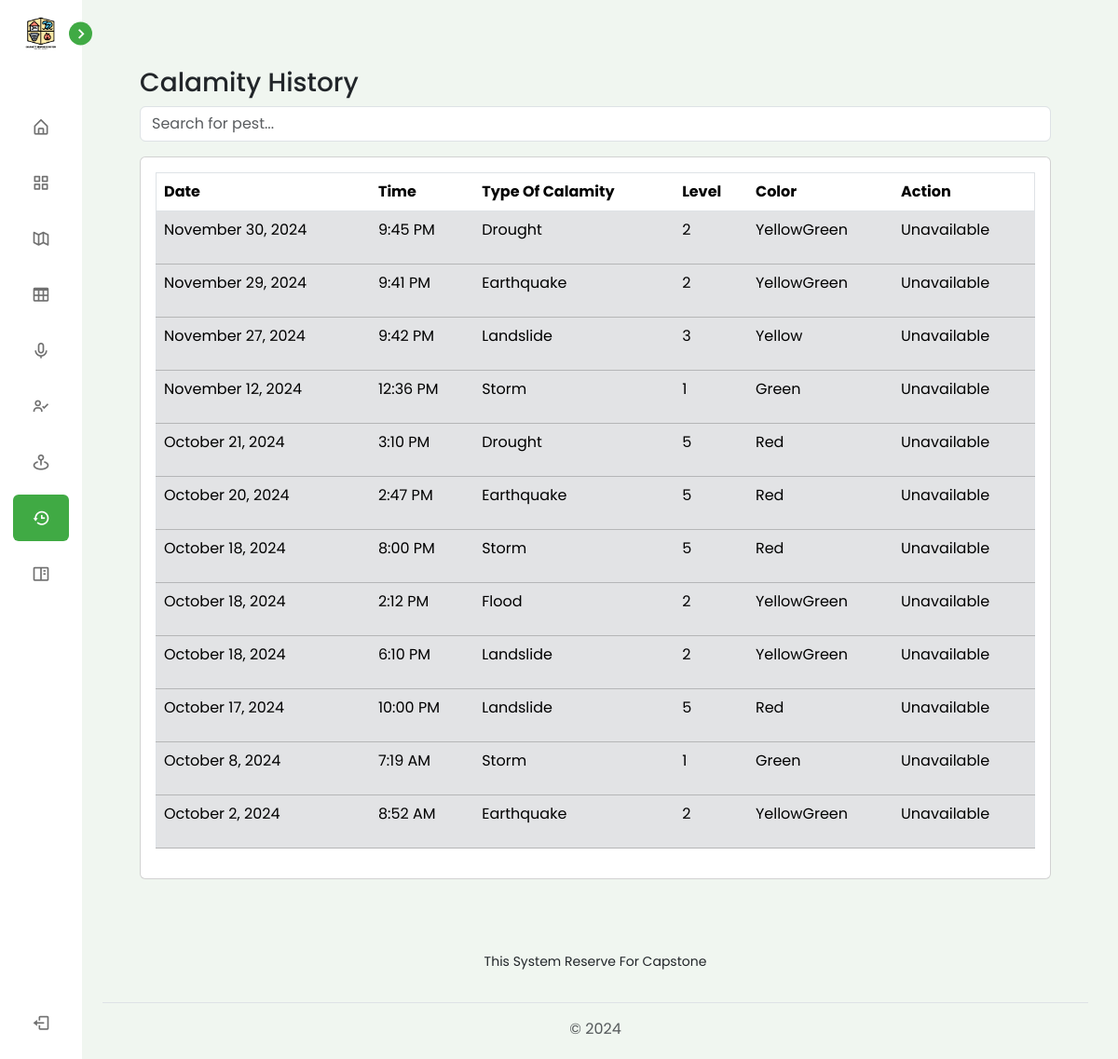
Page /view/pages/admin/history.php (signed in) on the committed database.
### tables this page shows
CREATE TABLE `tbl_calamity` (
  `id` int(11) NOT NULL,
  `calamity_id` varchar(255) NOT NULL,
  `calamity_type_id` varchar(255) NOT NULL,
  `calamity_status_id` varchar(255) NOT NULL,
  `calamity_description` varchar(255) NOT NULL,
  `calamity_active` tinyint(1) NOT NULL,
  `calamity_date` date NOT NULL,
  `calamity_time` time NOT NULL
);

CREATE TABLE `tbl_type_of_calamity` (
  `id` int(11) NOT NULL,
  `type_calamity_id` varchar(255) NOT NULL,
  `type_calamity_type` varchar(255) NOT NULL,
  `type_calamity_description` varchar(255) NOT NULL
);

CREATE TABLE `tbl_calamity_status` (
  `id` int(11) NOT NULL,
  `status_id` varchar(255) NOT NULL,
  `status_level` varchar(255) NOT NULL,
  `status_color` varchar(255) NOT NULL,
  `status_description` varchar(255) NOT NULL
);

### connection/connection.php (called while the page is built, shortened)
<?php
class config {
    public function __construct(){
        $dsn = "mysql:host=".H.";dbname=".DB;
        $username = U;
        $password = P;
        try {
            $this->pdo = new PDO($dsn, $username, $password);
        } catch (PDOException $e) {
            die("Connection failed: " . $e->getMessage());
        }
    }
}
?>

### controller/CalamityController.php (called while the page is built, shortened)
<?php
require_once('../../../services/CalamityServices.php');
$calamityService = new CalamityServices();
?>

### services/CalamityServices.php (called while the page is built, shortened)
<?php
require_once("../../../connection/connection.php");
class CalamityServices extends config {
    public function getNotActiveCalamity() {
        try {
            $query = "SELECT
                            c.id,
                            c.calamity_active,
                            c.calamity_date,
                            c.calamity_time,
                            c.calamity_description,
                            cs.status_level,
                            cs.status_color,
                            cs.status_description,
                            tc.type_calamity_type,
                            tc.type_calamity_description
                        FROM
                            tbl_calamity c
                        JOIN
                            tbl_calamity_status cs
                            ON c.calamity_status_id = cs.status_id
                        JOIN
                            tbl_type_of_calamity tc
                            ON c.calamity_type_id = tc.type_calamity_id
                        WHERE
                            c.calamity_active = 0
                        ORDER BY
                            c.calamity_date DESC
                        ";
            $stmt = $this->pdo->prepare($query);
            $stmt->execute();
            $calamities =  $stmt->fetchAll(PDO::FETCH_ASSOC);
            return  $calamities;
        } catch (PDOException $e) {
            echo "Error: " . $e->getMessage();
        }
    }
}
?>

### view/pages/admin/history.php (the view, shortened to what this page needs)
<?php
require_once('../../../controller/CalamityController.php');
$histories = $calamityService->getNotActiveCalamity();
?>
<?php require_once('../../components/header.php')?>
<div class="p-1 p-md-5">
    <div class="p-0">
        <h3 class="text-dark">Calamity History</h3>
        <div class="mb-3">
            <input type="text" id="searchInput" class="form-control" placeholder="Search for pest...">
        </div>
        <div class="table-responsive card p-3">
            <table border="1" class="table p-3" id="pestData">
                <thead>
                    <tr>
                        <th>Date</th>
                        <th>Time</th>
                        <th>Type Of Calamity</th>
                        <th>Level</th>
                        <th>Color</th>
                        <th>Action</th>
                    </tr>
                </thead>
                <tbody>
                    <?php if (!empty($histories)): ?>
                        <?php foreach ($histories  as $history): ?>
                            <?php
                                $date = new DateTime($history['calamity_date']);
                                $datenow = new DateTime('now');
                            ?>
                            <tr class="<?php echo ($date->format('F j, Y') != $datenow->format('F j, Y')) ? 'table-secondary' : ''; ?>">
                                <td><?php
                                    echo $date->format('F j, Y')?>
                                </td>
                                <td><?php
                                    $time = new DateTime($history['calamity_time']);
                                    echo $time->format('g:i A')?>
                                </td>
                                <td><?php echo htmlspecialchars($history['type_calamity_type']); ?></td>
                                <td><?php echo htmlspecialchars($history['status_level']); ?></td>
                                <td><?php echo htmlspecialchars($history['status_color']); ?></td>
                                <td>
                                    <?php
                                    if ($date->format('F j, Y') == $datenow->format('F j, Y')) {
                                    ?>
                                        <button type="button" class="btn btn-info mx-0 mx-md-2 my-1 my-md-0"
                                                data-bs-toggle="modal"
                                                data-bs-target="#reactiveModal"
                                                data-bs-id="<?php echo htmlspecialchars($history['id']); ?>">
                                                Reactive
                                        </button>
                                    <?php
                                    } else {
                                    ?>
                                        <p>Unavailable</p>
                                    <?php
                                    }
                                    ?>
                                </td>
                            </tr>
                        <?php endforeach; ?>
                    <?php else: ?>
                        <tr>
                            <td colspan="6" class="text-center">No records found.</td>
                        </tr>
                    <?php endif; ?>
                </tbody>
            </table>
        </div>
    </div>
</div>
<?php require_once('../../components/footer.php')?>

### view/css/sidebar.css (style rules this page uses)
* { margin: 0; padding: 0; box-sizing: border-box; font-family: 'Poppins', sans-serif; }
:root { --body-color: #f0f6f0; --sidebar-color: #FFF; --primary-color: #40aa44; --primary-color-light: #fffbf5; --toggle-color: #DDD; --text-color: #707070; --tran-03: all 0.2s ease; --tran-03: all 0.3s ease; --tran-04: all 0.3s ease; --tran-05: all 0.3s ease; }
body { min-height: 100vh; background-color: var(--body-color); transition: var(--tran-05); }

### rows in the picture
tbl_calamity: calamity_date "November 30, 2024", calamity_time "9:45 PM", tbl_type_of_calamity.type_calamity_type "Drought", tbl_calamity_status.status_level "2", tbl_calamity_status.status_color "YellowGreen", shows "Unavailable"
tbl_calamity: calamity_date "November 29, 2024", calamity_time "9:41 PM", tbl_type_of_calamity.type_calamity_type "Earthquake", tbl_calamity_status.status_level "2", tbl_calamity_status.status_color "YellowGreen", shows "Unavailable"
tbl_calamity: calamity_date "November 27, 2024", calamity_time "9:42 PM", tbl_type_of_calamity.type_calamity_type "Landslide", tbl_calamity_status.status_level "3", tbl_calamity_status.status_color "Yellow", shows "Unavailable"
tbl_calamity: calamity_date "November 12, 2024", calamity_time "12:36 PM", tbl_type_of_calamity.type_calamity_type "Storm", tbl_calamity_status.status_level "1", tbl_calamity_status.status_color "Green", shows "Unavailable"
tbl_calamity: calamity_date "October 21, 2024", calamity_time "3:10 PM", tbl_type_of_calamity.type_calamity_type "Drought", tbl_calamity_status.status_level "5", tbl_calamity_status.status_color "Red", shows "Unavailable"
tbl_calamity: calamity_date "October 20, 2024", calamity_time "2:47 PM", tbl_type_of_calamity.type_calamity_type "Earthquake", tbl_calamity_status.status_level "5", tbl_calamity_status.status_color "Red", shows "Unavailable"
tbl_calamity: calamity_date "October 18, 2024", calamity_time "8:00 PM", tbl_type_of_calamity.type_calamity_type "Storm", tbl_calamity_status.status_level "5", tbl_calamity_status.status_color "Red", shows "Unavailable"
tbl_calamity: calamity_date "October 18, 2024", calamity_time "2:12 PM", tbl_type_of_calamity.type_calamity_type "Flood", tbl_calamity_status.status_level "2", tbl_calamity_status.status_color "YellowGreen", shows "Unavailable"
tbl_calamity: calamity_date "October 18, 2024", calamity_time "6:10 PM", tbl_type_of_calamity.type_calamity_type "Landslide", tbl_calamity_status.status_level "2", tbl_calamity_status.status_color "YellowGreen", shows "Unavailable"
tbl_calamity: calamity_date "October 17, 2024", calamity_time "10:00 PM", tbl_type_of_calamity.type_calamity_type "Landslide", tbl_calamity_status.status_level "5", tbl_calamity_status.status_color "Red", shows "Unavailable"
tbl_calamity: calamity_date "October 8, 2024", calamity_time "7:19 AM", tbl_type_of_calamity.type_calamity_type "Storm", tbl_calamity_status.status_level "1", tbl_calamity_status.status_color "Green", shows "Unavailable"
tbl_calamity: calamity_date "October 2, 2024", calamity_time "8:52 AM", tbl_type_of_calamity.type_calamity_type "Earthquake", tbl_calamity_status.status_level "2", tbl_calamity_status.status_color "YellowGreen", shows "Unavailable"
